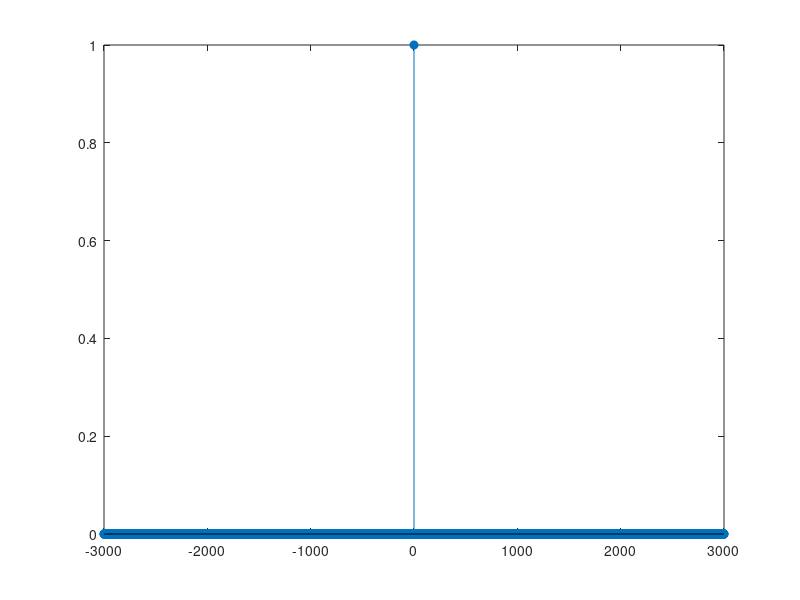
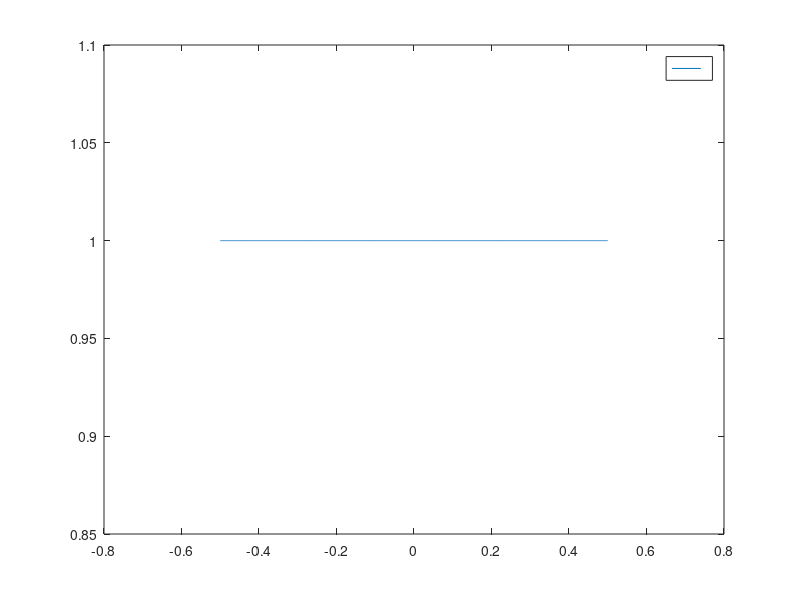

The MATLAB source for these figures, in order: (Note: this script raises an error after producing the figures.)
clear; clc; close all;

dirac = 1;
x = -3e3:3e3;
x = x';

I = find(x==0);
y = zeros(length(x), 1);
y(I) = dirac;
stem(x,y,'filled')

n = pow2(nextpow2(length(y)));
Y = fft(y, n);
power = abs(Y).^2/n;

f = (-n/2:n/2-1)/n;
figure();
grid on; grid minor; box on;
plot(f,power/max(power))
xlabel('');
ylabel('');
title('');
legend('','');


%%
clear; clc; close all;
r = audiorecorder;
recordblocking(r,3);
fs = 8e3;

y = getaudiodata(r);
sound(y,fs)

plot(y)
%% 
plot(y)


%%

clear; clc; close all;

% [y, fs] = audioread('tet.m4a');
[y, fs] = audioread('dolphin.mp3');
plot(y)

% sound(y,fs)

n = pow2(nextpow2(length(y)));
Y = fft(y,n);
Y = fftshift(Y);
power = abs(Y).^2/n;
f = (-n/2:n/2-1)*(fs/n);
sound(y,fs)
figure();
grid on; grid minor; box on;
plot(f,power)
xlabel('');
ylabel('');
title('');
legend('','');
